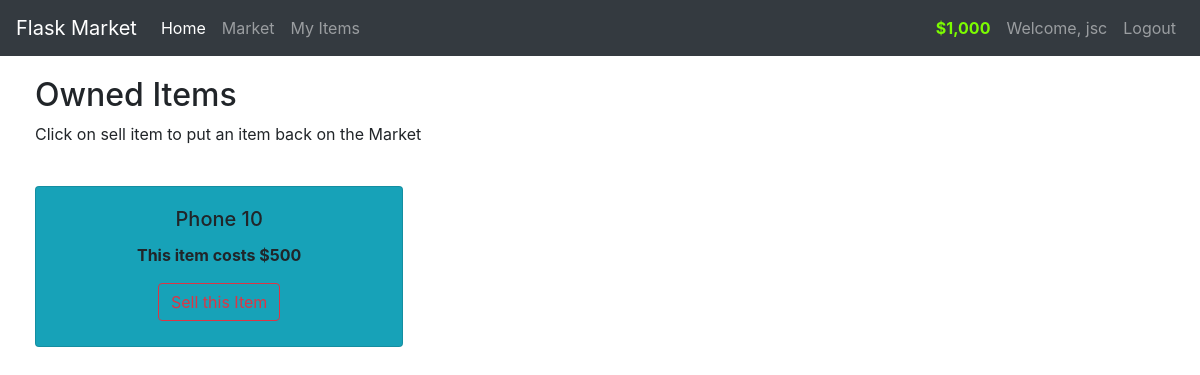
/myitems (signed in), run on an earlier commit of the app's database.
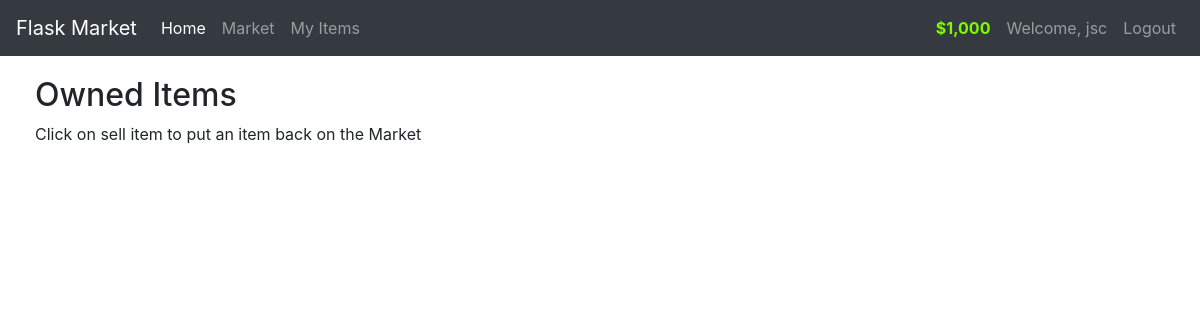
And on a later commit of the database.
### market/models.py (models this page shows, shortened)
class Item(db.Model):
    id = db.Column(db.Integer(), primary_key=True)
    name = db.Column(db.String(length=30), nullable=False)
    price = db.Column(db.Integer(), nullable=False)
    barcode = db.Column(db.String(length=12), nullable=False, unique=True)
    description = db.Column(db.String(length=1024), nullable=False)
    owner = db.Column(db.Integer(), db.ForeignKey('user.id'))

### market/routes.py (the view)
@app.route('/myitems')
@login_required
def items_page():
    selling_form = SellItemForm()
    owned_items = Item.query.filter_by(owner=current_user.id)
    return render_template('myitems.html', owned_items=owned_items, selling_form=selling_form)

### market/models.py (called while the page is built)
@login_manager.user_loader
def load_user(user_id):
    return User.query.get(int(user_id))

    @property
    def prettier_budget(self):
        if len(str(self.budget)) >= 4:
            return f'${str(self.budget)[:-3]},{str(self.budget)[-3:]}'
        else:
            return f"${self.budget}"

### market/templates/myitems.html (shortened to what this page needs)
{% extends 'base.html' %}
{% block content %}
<div class="row" style="margin-top:20px; margin-left:20px">
    <div class="col-8">
        <h2>Owned Items</h2>
        <p>Click on sell item to put an item back on the Market</p>
        <br>
        <div class="row">
            {% for owned_item in owned_items %}
            <div class="col-md-6">
                <div style="margin-bottom: 5px" class="card text-center bg-info">
                    <div class="card-body">
                        <h5 class="card-title">{{ owned_item.name }}</h5>
                        <p class="card-text"><strong>
                                This item costs ${{ owned_item.price }}
                            </strong></p>
                        <button type="button" class="btn btn-outline-danger" style="margin-bottom: 5px" data-toggle="modal" data-target="#Modal-SellingConfirm-{{ owned_item.id }}">
                        </button>
                    </div>
                </div>
            </div>
            {% endfor %}
        </div>
    </div>
</div>
{% endblock %}

What changed in the data, as far as the page shows it:
no longer on this page (row edited): Item: name "Phone 10", price "500"
